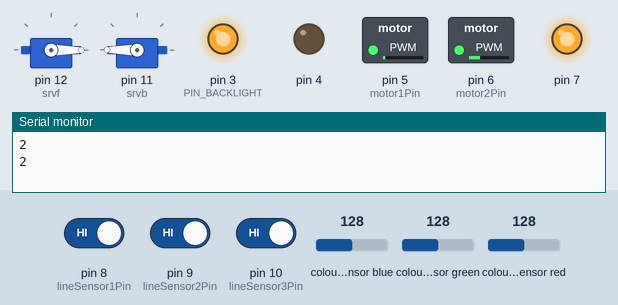
Recording of a sketch running on a simulated Arduino Uno, built with avr-gcc and run on an emulated ATmega328P. Parts: 2 × servo, switched loads named in the sketch (green lamp = pin HIGH), output pins drawn as LEDs (lit = HIGH), the last lines printed to the serial monitor. Dashed ring = blinking. Inputs (shaded band) come from the test bench; at power-on: colour sensor blue 128, colour sensor green 128, pin 10 (lineSensor3Pin) HIGH, pin 9 (lineSensor2Pin) HIGH, pin 8 (lineSensor1Pin) HIGH, colour sensor red 128.

Above: at 2.9 s.
3.0 s: colour sensor blue set to 139
At 3.8 s:
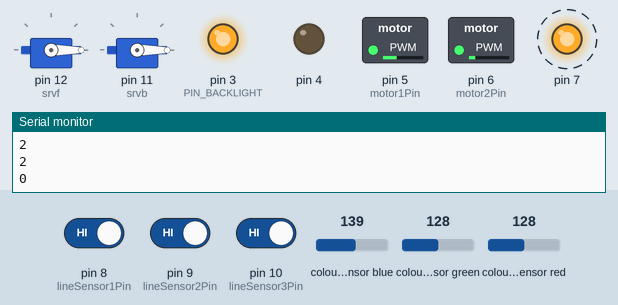
6.5 s: colour sensor green set to 97
10.0 s: colour sensor green set to 92
At 11.6 s:
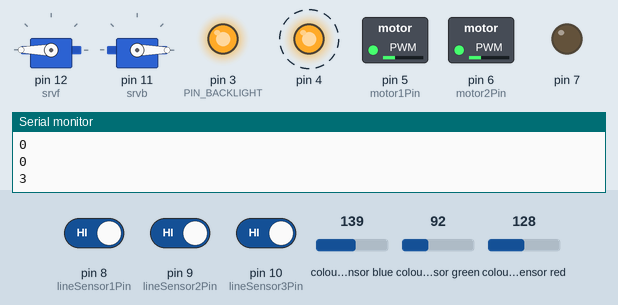
14.1 s: colour sensor green set to 128
At 14.8 s:
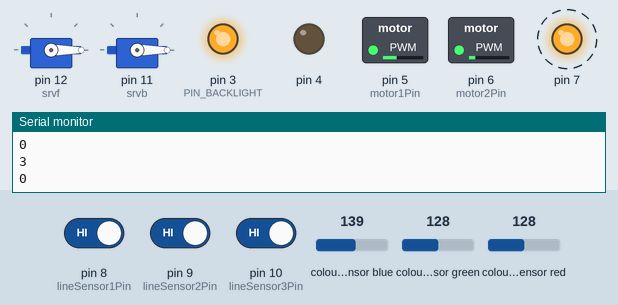
17.6 s: pin 10 (lineSensor3Pin) driven LOW
At 18.9 s:
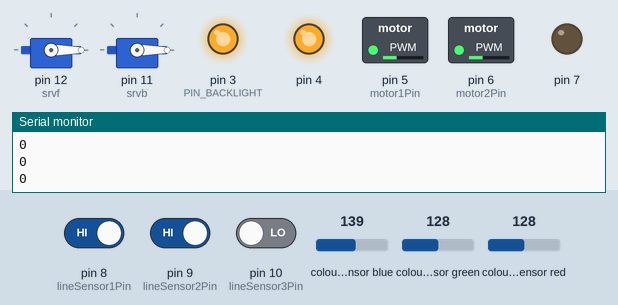
19.2 s: pin 9 (lineSensor2Pin) driven LOW
At 20.5 s:
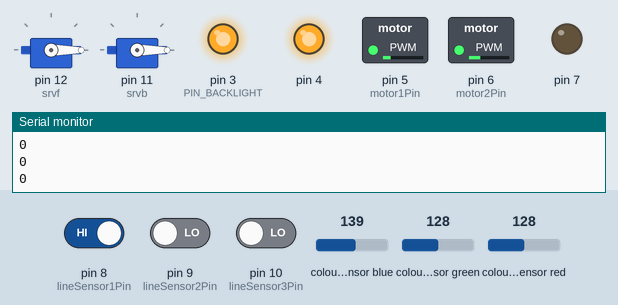
Timing chart, 0 to 21.7 s (numbered marks = the images above; inputs shaded):
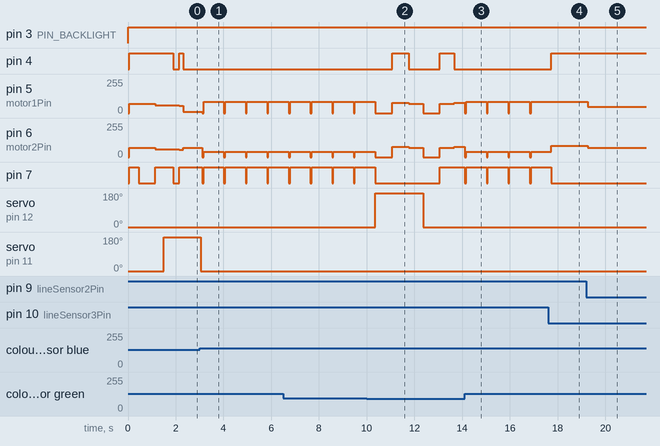

The sketch:

sketch.ino
```cpp
                                                    // Пины для моторов и датчиков линий
#define motor1Pin  5   // Пин для первого мотора (передний правый)
#define DIR_1        4

#define DIR_2        7
#define motor2Pin  6  // Пин для второго мотора (передний левый)
#include "Adafruit_TCS34725.h"

// Создаём объект для работы с датчиком
Adafruit_TCS34725 colorSensor;

// Назначаем пин для управления подсветкой
constexpr uint8_t PIN_BACKLIGHT = 3;
byte hsp = 56;
byte lsp=20;
bool p;
#include <Servo.h>
Servo srvf,srvb;

void mc(byte r_sp, byte l_sp , bool r_dir, bool l_dir){

  digitalWrite(4,l_dir);
  digitalWrite(7,r_dir);
  analogWrite(motor1Pin,l_sp);
  analogWrite(motor2Pin,r_sp);
}
int color() {
  // Переменные для хранения цветов R, G и B
  float r, g, b;
  // Считываем цвета с датчика цвета
  colorSensor.getRGB(&r, &g, &b);
  r=constrain(map(r,90,185,0,255),0,255);
  g=constrain(map(g,75,95,0,255),0,255);
  b=constrain(map(b,80,135,0,255),0,255);
  int c=0;
  // Вычисляем какой цвет преобладает в зоне видимости датчика
  if ((r<190) && (g<190) && (b<190))
    c=0;
  else if ((r > g) && (r > b))
    c=1;
  else if ((g > r) && (g > b))
    c=2;
  else if ((b > g) && (b > r))
    c=3;
  Serial.println(c);
  return(c);
}


bool gr = 0;
const int lineSensor1Pin = 8; // Пин для первого датчика линии
const int lineSensor2Pin = 9;
const int lineSensor3Pin = 10; // Пин для второго датчика линии

void line(){
  int i = 0;

  srvb.write(0);
  srvf.write(0);
  while (true){

    byte c = color();
    bool l1 = digitalRead(lineSensor1Pin);
    bool l = digitalRead(lineSensor3Pin);
    bool l2 = digitalRead(lineSensor2Pin);
    if (c == 0){
     if (l1 == 0 && l2 == 0 && l == 1 ){
      mc(hsp-6, hsp-6, 0,0);
    }
    else if(l == 0 && l1 == 1 && l2 == 0){
      mc(hsp-5, lsp+7,0, 1);
    }
    else if (l == 0 && l1 == 0 && l2 == 1){
      mc(lsp+12, hsp-10,1, 0);
    }
    else if(l == 1 && l1 == 0 && l2 == 1){                                   // false(0) - белое; true(1) - черное
      mc(0,0,0,0);
      delay(50);
      mc(lsp, hsp+10, 1, 0);
      delay(800);
    }
    else if( l == 1 && l1 == 1 && l2 == 1){
      mc(0,0,0,0);
      delay(50);
      mc(lsp, hsp+10, 1, 0);
      delay(800);
    }
    else if(l == 0 && l2 == 1 && l1 == 1){
      mc(hsp+10,hsp+10, 0, 1);
      delay(700);
    }
    }
    if(c == 1){
      redF();
    }
    if (c==2){
      greenF();
      hsp = hsp + 10;
      lsp = lsp + 10;

    }
    if (c==3){
      blueF();
    }


    delay(5);
  }


}

void redF(){
  mc(56+14,56+14,1,1);
  delay(300);
  mc(56+14, 56+14, 0, 1);
  delay(350);
  mc(0,0,0,0);
  delay(500);
  bool l;
  do{
    l = digitalRead(lineSensor3Pin);
    mc(20+35,56+45,0,0);
  }
  while(!l);
  mc(0,0,0,0);
  delay(200);
  mc(56+14, 56+14, 0, 1);
  delay(350);

}

void greenF(){
  if (!gr){
    mc(70,70,1,1);
  delay(400);
  mc(70,70, 0, 1);
  delay(700);
  mc(60,60,1,1);
  delay(350);
  srvb.write(180);
  delay(400);
  mc(60,60,0,0);
  delay(200);
  gr = 1;
  }
  else{
    mc(54, 54, 1, 1);
   delay(150);
   mc(70,10,1,0);
   delay(750);
   srvb.write(0);
  }


}
void blueF(){
  mc(0,0,0,0);
  srvf.write(180);
  delay(700);
  mc(hsp,hsp, 0, 1);
  delay(700);
  mc(hsp-6,hsp-6,0,0);
  delay(600);
  mc(0,0,0,0);
  srvf.write(0);
  delay(700);
  mc(hsp-6,hsp-6,1,1);
  delay(600);
  mc(0,0,0,0);
  mc(hsp,hsp, 1, 0);
  delay(400);
  }


void setup() {
  pinMode(PIN_BACKLIGHT, OUTPUT);
  digitalWrite(PIN_BACKLIGHT, HIGH);
  // Настройка пинов для моторов
  pinMode(4, OUTPUT);
  pinMode(5, OUTPUT);
  pinMode(6, OUTPUT);
  pinMode(7, OUTPUT);
  Serial.begin(9600);

  srvf.attach(12);
  srvb.attach(11);

  line();

  // Настройка пинов для датчиков линии
  pinMode(lineSensor1Pin, INPUT);
  pinMode(lineSensor2Pin, INPUT);
  pinMode(lineSensor3Pin, INPUT);
  // Инициализация серийного порта для отладки


  Serial.begin(9600);
}


void loop() {
  // Считываем данные с датчиков линии
  bool l1 = digitalRead(lineSensor1Pin);  // Считываем первый датчик
  bool l2 = digitalRead(lineSensor2Pin);
  bool l3 = digitalRead(lineSensor3Pin); // Считываем второй датчик
  Serial.println('левый',l1);
  Serial.println('правый',l2);
  Serial.println('центр',l3);


}
```

Measured:
- the behaviour switches between 134 and 135 on colour sensor blue (found by bisection; images 0 and 1)
- the behaviour switches between 95 and 94 on colour sensor green (found by bisection; images 1 and 2)
- after the input at 3.0 s, pin 4: stops changing and stays LOW; pin 7: alternates HIGH for 0.86 s and LOW for 0.05 s, starting after 0.11 s
- after the input at 10.0 s, pin 4: alternates HIGH for 0.65 s and LOW for 1.3 s, starting after 1.1 s; servo on pin 12 (srvf): 0° → 180° after 0.36 s, → 0° 2.0 s later
- after the input at 14.1 s, pin 4: stops changing and stays LOW; servo on pin 12 (srvf): stays 0° (without the input it goes to 180° after 0.02 s)
- after the input at 17.6 s, pin 4: LOW → HIGH after 0.14 s; pin 5 (motor1Pin): stops changing and stays 86/255; pin 7: goes on until 17.7 s, then stays LOW
- after the input at 19.2 s, pin 5 (motor1Pin): 86/255 → 47/255 after 0.05 s; pin 6 (motor2Pin): 86/255 → 71/255 after 0.05 s
